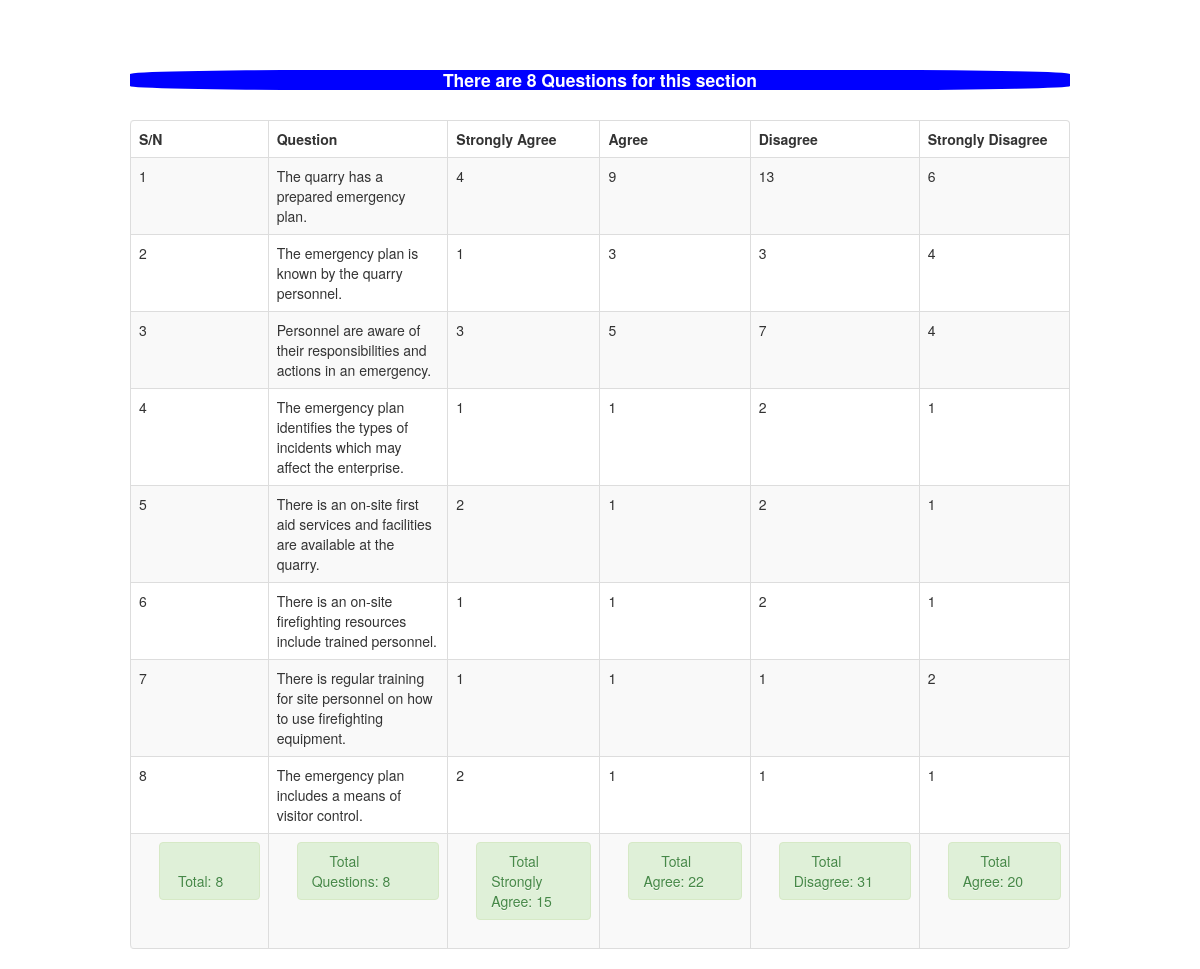
The app's page /admin/qep_table.php with its own data.
### tables this page shows
CREATE TABLE `qep_table` (
  `ID` int(11) NOT NULL,
  `Question` text NOT NULL,
  `OptionA` varchar(255) NOT NULL,
  `OptionB` varchar(255) NOT NULL,
  `OptionC` varchar(255) NOT NULL,
  `OptionD` varchar(255) NOT NULL,
  `Strongly_Agree` int(11) NOT NULL DEFAULT '1',
  `Agree` int(11) NOT NULL DEFAULT '1',
  `Disagree` int(11) NOT NULL DEFAULT '1',
  `Strongly_Disagree` int(11) NOT NULL DEFAULT '1'
);

### admin/qep_table.php (the view, shortened to what this page needs)
<!DOCTYPE html>
<html>
<head>
     <link href="sum_number/css/bootstrap.css" rel="stylesheet" type="text/css" media="screen">
</head>
<body>
<br>
<br>
<div class="container">
<br />
	     <table  class="table table-striped table-bordered">
                            <thead>
                                <tr>
                                    <th>S/N</th>
                                    <th>Question</th>
                                    <th>Strongly Agree</th>
                                    <th>Agree</th>
                                    <th>Disagree</th>
                                    <th>Strongly Disagree</th>
                                </tr>
                            </thead>
                            <tbody>
							<?php
							$query=mysqli_query($mysqli, "select * from qep_table")or die(mysqli_error());
                            $numberOfRows= mysqli_num_rows($query);
                            echo "<h4>There are " . " " . $numberOfRows . " ". "Questions for this section</h4><br \>";
							while($row=mysqli_fetch_array($query)){
							?>
								<tr>
								     <td><?php echo $row['ID'] ?></td>
                                     <td><?php echo $row['Question'] ?></td>
                                     <td><?php echo $row['Strongly_Agree'] ?></td>
                                     <td><?php echo $row['Agree'] ?></td>
                                     <td><?php echo $row['Disagree'] ?></td>
                                     <td><?php echo $row['Strongly_Disagree'] ?></td>
                                </tr>
						          <?php } ?>
						  <?php
                            $result = mysqli_query($mysqli, "SELECT count(ID) FROM qep_table") or die(mysqli_error());
                            while ($rows = mysqli_fetch_array($result)) {
                                ?>
                        <tr>
                                    <td>
                                        <div class="pull-right">
                                            <div class="span"><div class="alert alert-success"><i class="icon-credit-card icon-large"></i>&nbsp;Total:&nbsp;<?php
                                            $totalID = $rows['count(ID)'];
                                            echo $totalID ."<br \> ";
                                         ?>
                                            </div></div>
                                        </div>
                                    </td>
                                <?php }
                                ?>
                            <?php
                            $result = mysqli_query($mysqli, "SELECT count(Question) FROM qep_table") or die(mysqli_error());
                            while ($rows = mysqli_fetch_array($result)) {
                                ?>
                                    <td>
                                        <div class="pull-right">
                                            <div class="span"><div class="alert alert-success"><i class="icon-credit-card icon-large"></i>&nbsp;Total Questions:&nbsp;<?php
                                            $totalQuestion = $rows['count(Question)'];
                                            echo $totalQuestion ."<br \> ";
                                         ?>
                                            </div></div>
                                        </div>
                                    </td>
                                <?php }
                                ?>
						   <?php
                            $result = mysqli_query($mysqli, "SELECT sum(Strongly_Agree) FROM qep_table") or die(mysqli_error());
                            while ($rows = mysqli_fetch_array($result)) {
                                ?>
                                    <td>
                                        <div class="pull-right">
                                            <div class="span"><div class="alert alert-success"><i class="icon-credit-card icon-large"></i>&nbsp;Total Strongly Agree:&nbsp;<?php
                                            $sumStronglyAgree = $rows['sum(Strongly_Agree)'];
                                            echo $sumStronglyAgree ."<br \> ";
                                         ?>
                                            </div></div>
                                        </div>
                                    </td>
                                <?php }
                                ?>
                                <?php
                            $result = mysqli_query($mysqli, "SELECT sum(Agree) FROM qep_table") or die(mysqli_error());
                            while ($rows = mysqli_fetch_array($result)) {
                                ?>
                                    <td>
                                        <div class="pull-right">
                                            <div class="span"><div class="alert alert-success"><i class="icon-credit-card icon-large"></i>&nbsp;Total Agree:&nbsp;<?php
                                            $sumAgree = $rows['sum(Agree)'];
                                            echo $sumAgree ."<br \> ";
                                         ?>
                                            </div></div>
                                        </div>
                                    </td>
                                <?php }
                                ?>
                                <?php
                            $result = mysqli_query($mysqli, "SELECT sum(Disagree) FROM qep_table") or die(mysqli_error());
                            while ($rows = mysqli_fetch_array($result)) {
                                ?>
                                    <td>
                                        <div class="pull-right">
                                            <div class="span"><div class="alert alert-success"><i class="icon-credit-card icon-large"></i>&nbsp;Total Disagree:&nbsp;<?php
                                            $sumDisagree = $rows['sum(Disagree)'];
                                            echo $sumDisagree ."<br \> ";
                                         ?>
                                            </div></div>
                                        </div>
                                    </td>
                                <?php }
                                ?>
                                <?php
                            $result = mysqli_query($mysqli, "SELECT sum(Strongly_Disagree) FROM qep_table") or die(mysqli_error());
                            while ($rows = mysqli_fetch_array($result)) {
                                ?>
                                    <td>
                                        <div class="pull-right">
                                            <div class="span"><div class="alert alert-success"><i class="icon-credit-card icon-large"></i>&nbsp;Total Agree:&nbsp;<?php
                                            $sumStronglyDisagree = $rows['sum(Strongly_Disagree)'];
                                            echo $sumStronglyDisagree ."<br \> ";
                                         ?>
                                            </div></div>
                                        </div>
                                    </td>
                            </tr>
                                <?php }
                                ?>
                             </tbody>
                        </table>
</div>
</body>
</html>

### admin/qep_table.php (style rules this page uses)
h4 { color:white; background-color: blue; border-radius:20%; text-align: center; }

### records on screen
qep_table: ID "1", Question "The quarry has a prepared emergency plan.", Strongly_Agree "4", Agree "9", Disagree "13", Strongly_Disagree "6"
qep_table: ID "2", Question "The emergency plan is known by the quarry personnel.", Strongly_Agree "1", Agree "3", Disagree "3", Strongly_Disagree "4"
qep_table: ID "3", Question "Personnel are aware of their responsibilities and actions in an emergency.", Strongly_Agree "3", Agree "5", Disagree "7", Strongly_Disagree "4"
qep_table: ID "4", Question "The emergency plan identifies the types of incidents which may affect the enterprise.", Strongly_Agree "1", Agree "1", Disagree "2", Strongly_Disagree "1"
qep_table: ID "5", Question "There is an on-site first aid services and facilities are available at the quarry.", Strongly_Agree "2", Agree "1", Disagree "2", Strongly_Disagree "1"
qep_table: ID "6", Question "There is an on-site firefighting resources include trained personnel.", Strongly_Agree "1", Agree "1", Disagree "2", Strongly_Disagree "1"
qep_table: ID "7", Question "There is regular training for site personnel on how to use firefighting equipment.", Strongly_Agree "1", Agree "1", Disagree "1", Strongly_Disagree "2"
qep_table: ID "8", Question "The emergency plan includes a means of visitor control.", Strongly_Agree "2", Agree "1", Disagree "1", Strongly_Disagree "1"

### other values on screen
$numberOfRows "8"
$totalID "8"
$totalQuestion "8"
$sumStronglyAgree "15"
$sumAgree "22"
$sumDisagree "31"
$sumStronglyDisagree "20"
